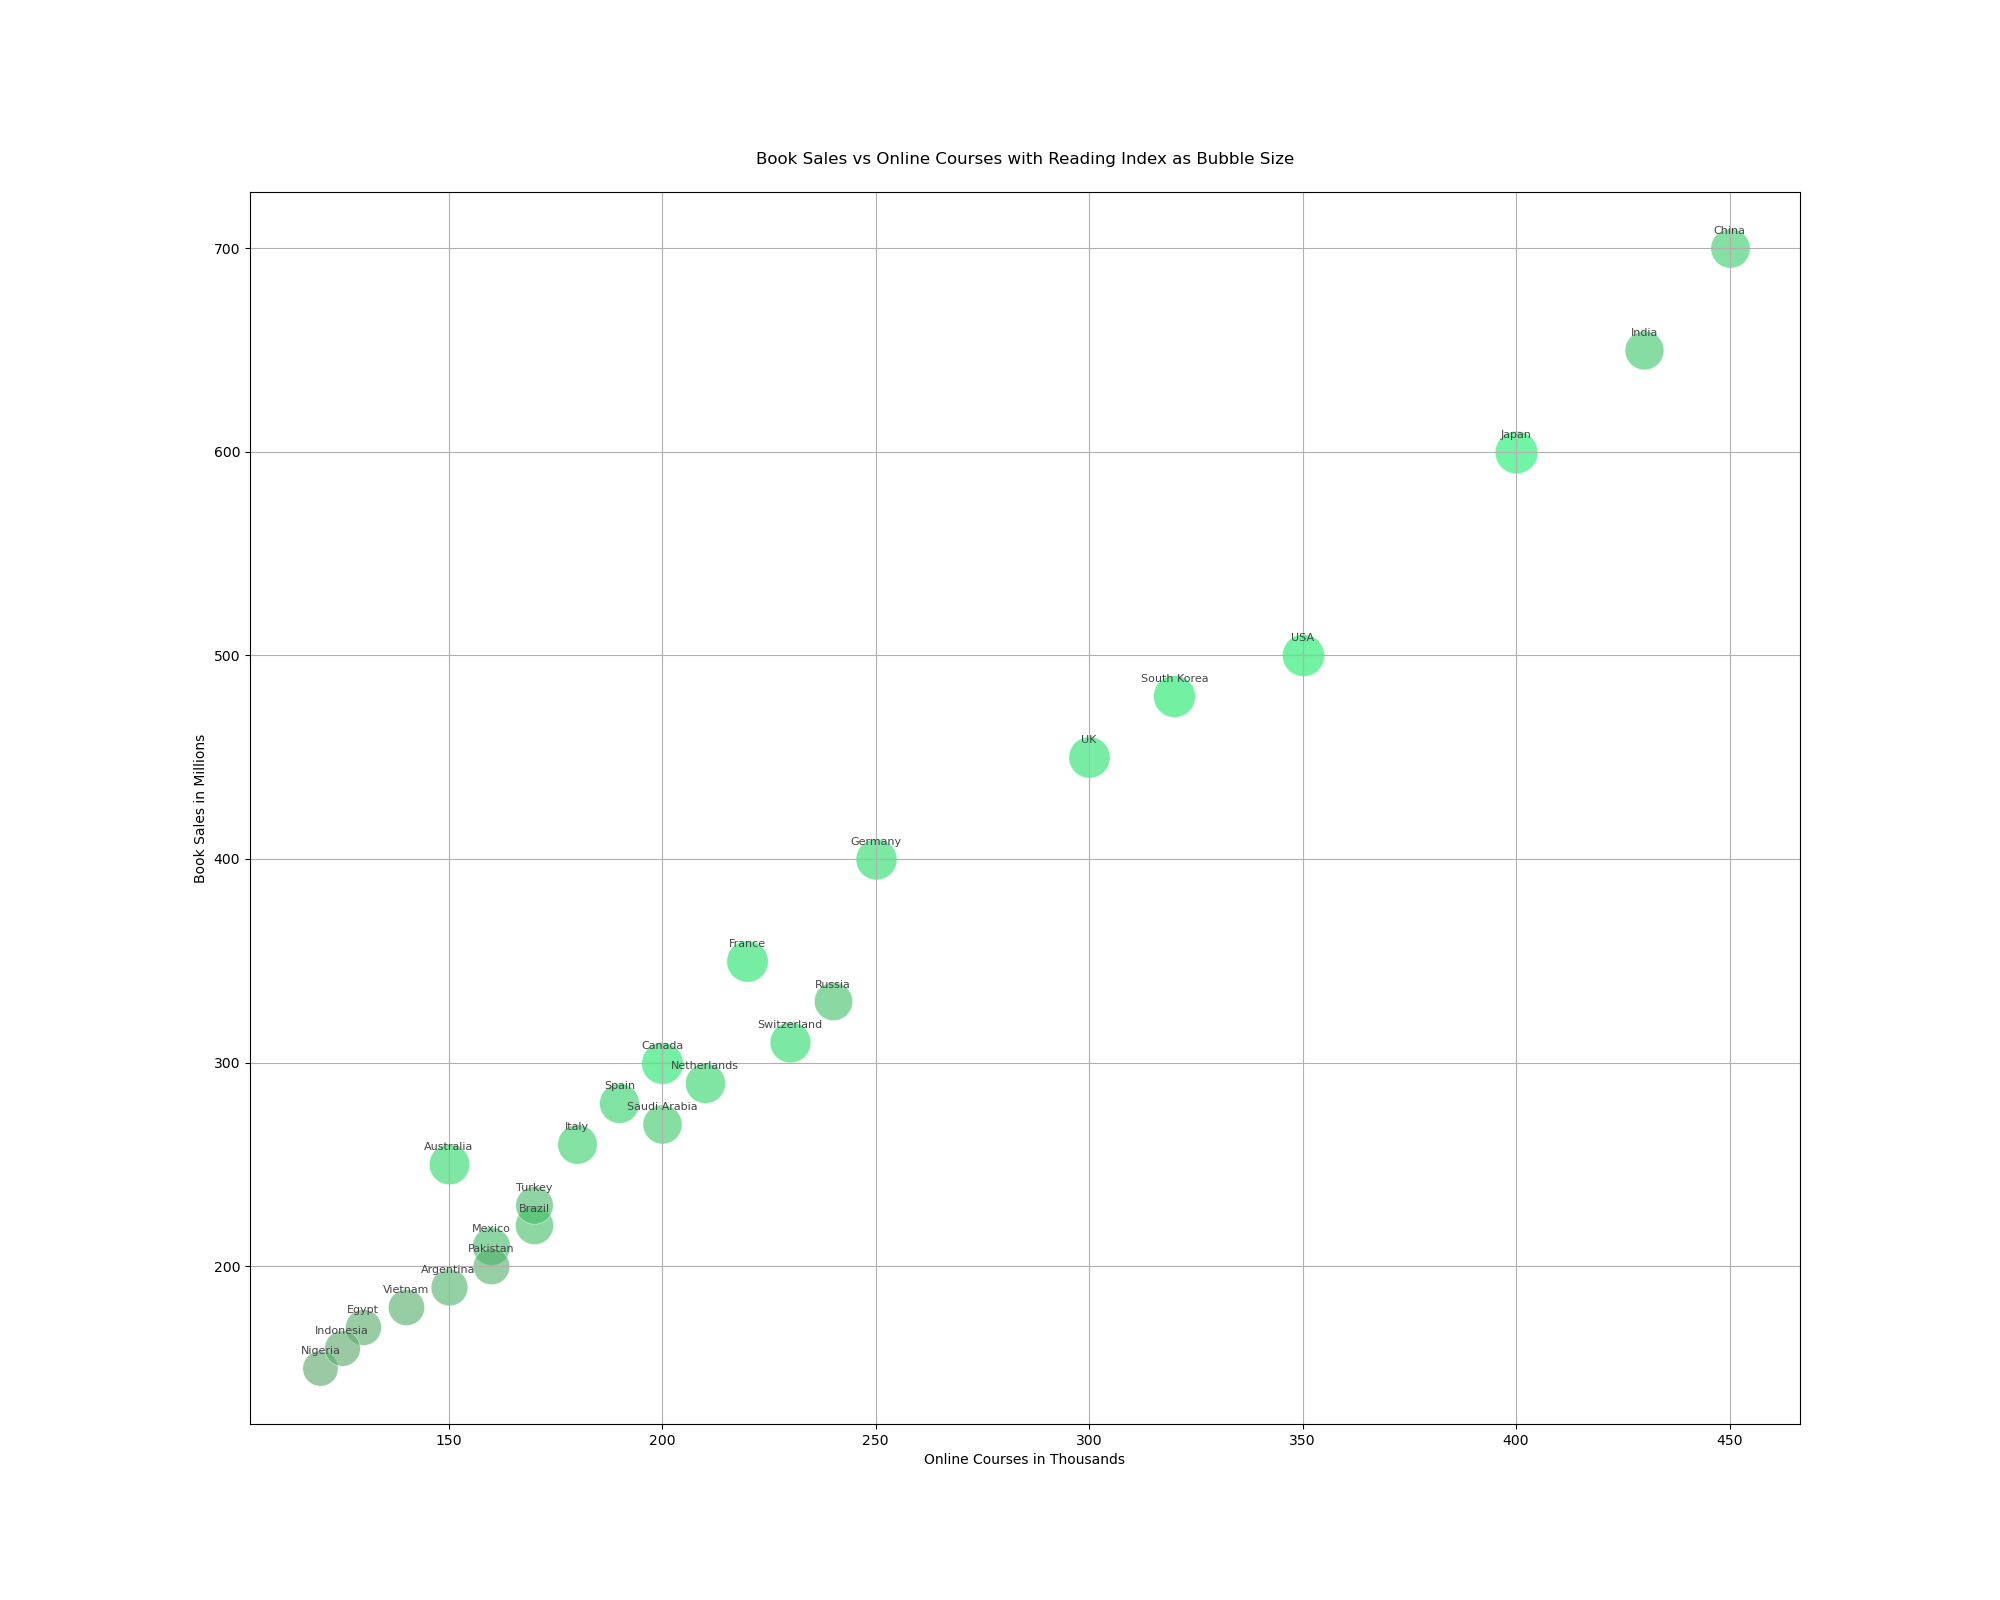

This figure's Python source:

import matplotlib.pyplot as plt

# Data for plotting
countries = ["USA", "UK", "Canada", "Australia", "Germany", "France",
             "Japan", "China", "India", "Brazil", "South Korea", "Spain",
             "Italy", "Russia", "Mexico", "Netherlands", "Saudi Arabia", "Switzerland",
             "Turkey", "Argentina", "Nigeria", "Egypt", "Pakistan", "Vietnam", "Indonesia"]
book_sales = [500, 450, 300, 250, 400, 350, 600, 700, 650, 220, 480, 280, 260, 330, 210, 290, 270, 310, 230, 190, 150, 170, 200, 180, 160]  # in millions
online_courses = [350, 300, 200, 150, 250, 220, 400, 450, 430, 170, 320, 190, 180, 240, 160, 210, 200, 230, 170, 150, 120, 130, 160, 140, 125]  # in thousands
reading_index = [0.92, 0.88, 0.90, 0.85, 0.87, 0.89, 0.94, 0.80, 0.78, 0.75, 0.91, 0.82, 0.81, 0.76, 0.74, 0.83, 0.79, 0.86, 0.73, 0.70, 0.65, 0.67, 0.69, 0.68, 0.66]

# Convert Reading Index to a size for the plot, with an arbitrary scale factor
sizes = [s * 1000 for s in reading_index]

# Create the Bubble Chart
plt.figure(figsize=(20, 16))
for i in range(len(countries)):
    plt.scatter(online_courses[i], book_sales[i], s=sizes[i], alpha=0.6,
                c=[f'#{int((1-reading_index[i])*255):02x}{int(reading_index[i]*255):02x}66'],
                edgecolors='w', linewidth=0.5)

plt.title('Book Sales vs Online Courses with Reading Index as Bubble Size', pad=20)
plt.xlabel('Online Courses in Thousands')
plt.ylabel('Book Sales in Millions')
plt.grid(True)

# Add country labels to bubbles
for i, country in enumerate(countries):
    plt.annotate(country, (online_courses[i], book_sales[i]), textcoords="offset points", 
                 xytext=(0, 10), ha='center', fontsize=8, color='#444444')

plt.show()
